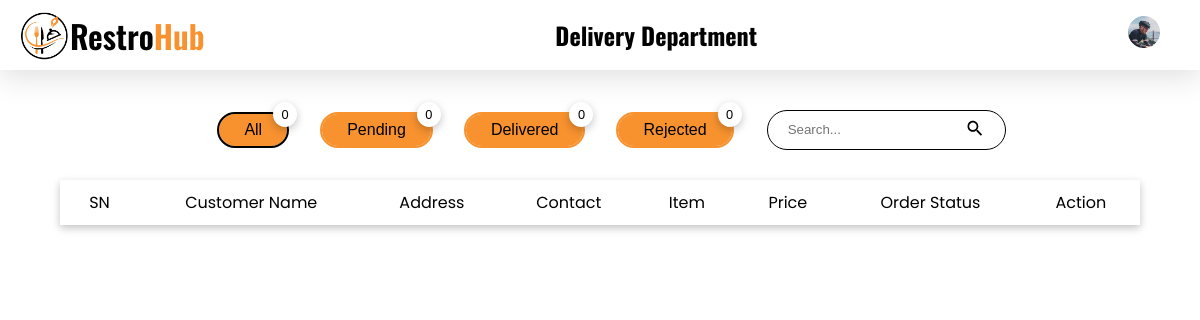
Before: /delivery/index.php?filter=all (signed in) with the older database file.
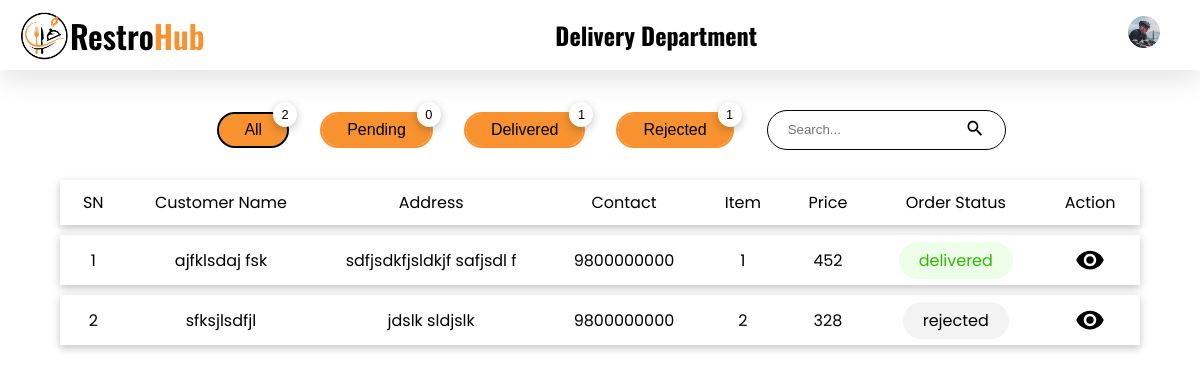
After: the same page with the newer database file.
### tables this page shows
CREATE TABLE `orders` (
  `id` int(11) NOT NULL,
  `c_id` int(11) NOT NULL,
  `track_id` varchar(10) NOT NULL,
  `o_c_id` int(11) NOT NULL,
  `qty` int(11) NOT NULL,
  `f_id` int(11) NOT NULL,
  `total_price` int(10) NOT NULL,
  `note` varchar(100) DEFAULT NULL,
  `date` datetime NOT NULL
);

CREATE TABLE `order_contact_details` (
  `o_c_id` int(11) NOT NULL,
  `address` varchar(50) NOT NULL,
  `phone` varchar(10) NOT NULL,
  `c_name` varchar(30) NOT NULL
);

CREATE TABLE `to_be_delivered` (
  `tbd_id` int(11) NOT NULL,
  `order_id` int(11) NOT NULL,
  `status` varchar(10) NOT NULL,
  `date` datetime NOT NULL DEFAULT current_timestamp()
);

### delivery/index.php (the view, shortened to what the changed rows need)
<!DOCTYPE html>
<html lang="en">
<head>
    <link rel="stylesheet" href="../styles/style.css">
</head>
<body>
    <?php
    require './components/header.php'
    ?>
    <main style="margin: 40px 5%;">
        <div class="flex items-center mt-20 justify-center">
            <?php
            $sql = "delete from to_be_delivered where Date(date) < DATE_SUB(NOW(), INTERVAL 1 DAY)";
            mysqli_query($conn, $sql) or die("Something went wrong");
            $sql_all = "select tbd_id from to_be_delivered inner join orders on to_be_delivered.order_id  = orders.id group by orders.c_id, orders.date";
            $result_all = mysqli_query($conn, $sql_all) or die("Query Failed");
            $data_all = mysqli_num_rows($result_all);
            $sql_delivered = "select tbd_id from to_be_delivered inner join orders on to_be_delivered.order_id = orders.id where status = 'delivered' group by orders.c_id, orders.date";
            $result_delivered  = mysqli_query($conn, $sql_delivered) or die("Query Failed");
            $data_delivered = mysqli_num_rows($result_delivered);
            $sql_rejected = "select tbd_id from to_be_delivered inner join orders on to_be_delivered.order_id = orders.id where status = 'rejected' group by orders.c_id, orders.date";
            $result_rejected = mysqli_query($conn, $sql_rejected) or die("Query Failed");
            $data_rejected = mysqli_num_rows($result_rejected);
            ?>
            <a href="?filter=all" class="ml-35">
                <button class="button border-curve-lg relative <?php if ($_GET['filter'] == "all") echo "active"; ?>">All
                    <div class="count-top shadow"><?php
                                                    echo $data_all;
                                                    ?>
                    </div>
                </button>
            </a>
            <a href="?filter=delivered" class="ml-35">
                <button class="button border-curve-lg relative <?php if ($_GET['filter'] == "delivered") echo "active"; ?>">Delivered
                    <div class="count-top shadow"><?php
                                                    echo $data_delivered;
                                                    ?>
                    </div>
                </button>
            </a>
            <a href="?filter=rejected" class="ml-35">
                <button class="button border-curve-lg relative <?php if ($_GET['filter'] == "rejected") echo "active"; ?>">Rejected
                    <div class="count-top shadow"><?php
                                                    echo $data_rejected;
                                                    ?>
                    </div>
                </button>
            </a>
        </div>
        <?php
        if (isset($_GET['filter']) && $_GET['filter'] != 'all') {
            $filter_by = $_GET['filter'];
            $sql = "select count(orders.id) as total_item_bought,
                    orders.c_id,
                    orders.qty,
                    orders.track_id,
                    sum(orders.total_price) as total_price,
                    orders.note,
                    orders.date,
                    orders.f_id,
                    order_contact_details.address,
                    order_contact_details.phone,
                    order_contact_details.c_name,
                    to_be_delivered.tbd_id,
                    to_be_delivered.status,
                    aos.aos_id
                    from orders
                    inner join order_contact_details on orders.o_c_id = order_contact_details.o_c_id
                    inner join to_be_delivered on orders.id = to_be_delivered.order_id
                    inner join aos on orders.id = aos.order_id
                    where to_be_delivered.status = '{$filter_by}'
                    group by orders.c_id, orders.date
                    order by orders.id desc
                    ";
            unset($_GET['filter']);
        } else {
            $sql = "select count(orders.id) as total_item_bought,
                    orders.c_id,
                    orders.qty,
                    orders.track_id,
                    sum(orders.total_price) as total_price,
                    orders.note,
                    orders.date,
                    orders.f_id,
                    order_contact_details.address,
                    order_contact_details.phone,
                    order_contact_details.c_name,
                    to_be_delivered.tbd_id,
                    to_be_delivered.status,
                    aos.aos_id
                    from orders
                    inner join order_contact_details on orders.o_c_id = order_contact_details.o_c_id
                    inner join to_be_delivered on orders.id = to_be_delivered.order_id
                    inner join aos on orders.id = aos.order_id
                    group by orders.c_id, orders.date
                    order by orders.id desc
                    ";
        }
        $result = mysqli_query($conn, $sql) or die("Query Failed");
        ?>
        <table class="mt-20">
            <tr class="shadow">
                <th>SN</th>
                <th>Customer Name</th>
                <th>Address</th>
                <th>Contact</th>
                <th>Item</th>
                <th>Price</th>
                <th>Order Status</th>
                <th>Action</th>
            </tr>
            <?php
            $i = 0;
            while ($row = mysqli_fetch_assoc($result)) {
                $i++;
                $address = $row["address"];
                $phone = $row["phone"];
                $status = $row["status"];
                $cid = $row["c_id"];
                $id = $row["track_id"];
            ?>
                <tr class="shadow pointer" onclick="redirectToViewPage('<?php echo base64_encode(serialize($cid)); ?>', '<?php echo base64_encode(serialize($id)); ?>');">
                    <td><?php echo $i; ?> </td>
                    <td><?php echo $row["c_name"]; ?> </td>
                    <td><?php echo $address; ?> </td>
                    <td><?php echo $phone; ?> </td>
                    <td><?php echo $row['total_item_bought']; ?> </td>
                    <td><?php echo $row["total_price"]; ?> </td>
                    <td><span class="<?php echo $status ?> border-curve-lg p_7-20"><?php echo $status; ?></span></td>
                    <td class="table_action_container">
                        <button class="no_bg no_outline">
                            <img src="../images//ic_eye.svg" width="30px" style="vertical-align: middle;" alt="options menu">
                        </button>
                    </td>
                </tr>
            <?php
            }
            ?>
        </table>
    </main>
</body>
</html>

Changed rows visible on the page:
added orders: o_c.c_name "ajfklsdaj fsk", o_c.address "sdfjsdkfjsldkjf safjsdl f", o_c.phone "9800000000", total_item_bought "1", total_price "452", to_be_delivered.status "delivered"
added orders: o_c.c_name "sfksjlsdfjl", o_c.address "jdslk sldjslk", o_c.phone "9800000000", total_item_bought "2", total_price "328", to_be_delivered.status "rejected"
Other visible differences:
$data_all: "0" → "2"
$data_delivered: "0" → "1"
$data_rejected: "0" → "1"
